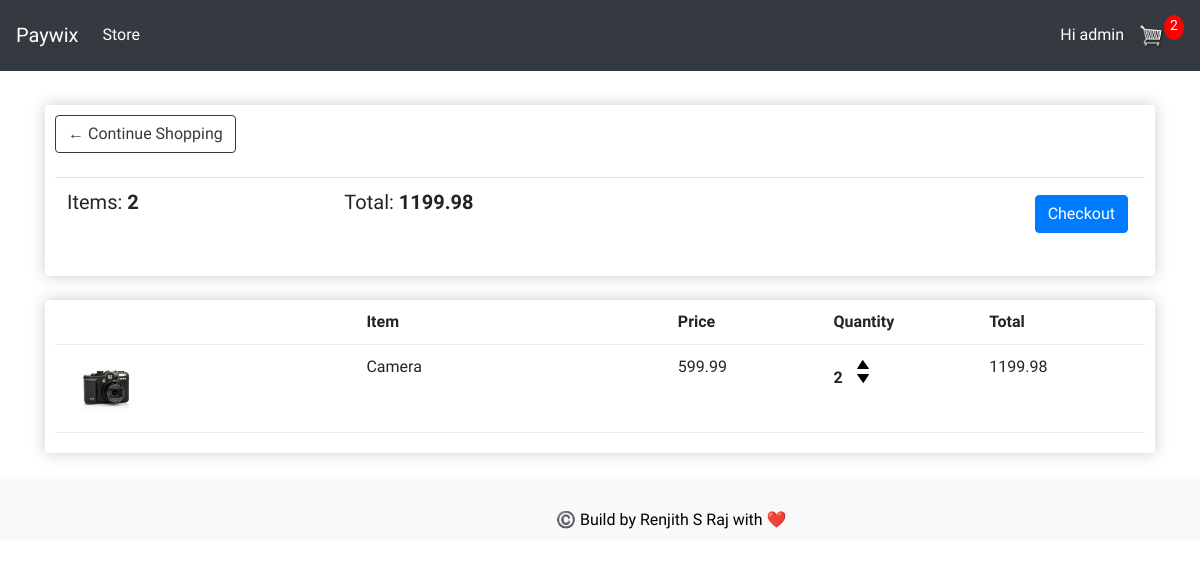
Page /cart/ (signed in) on the earlier database version.
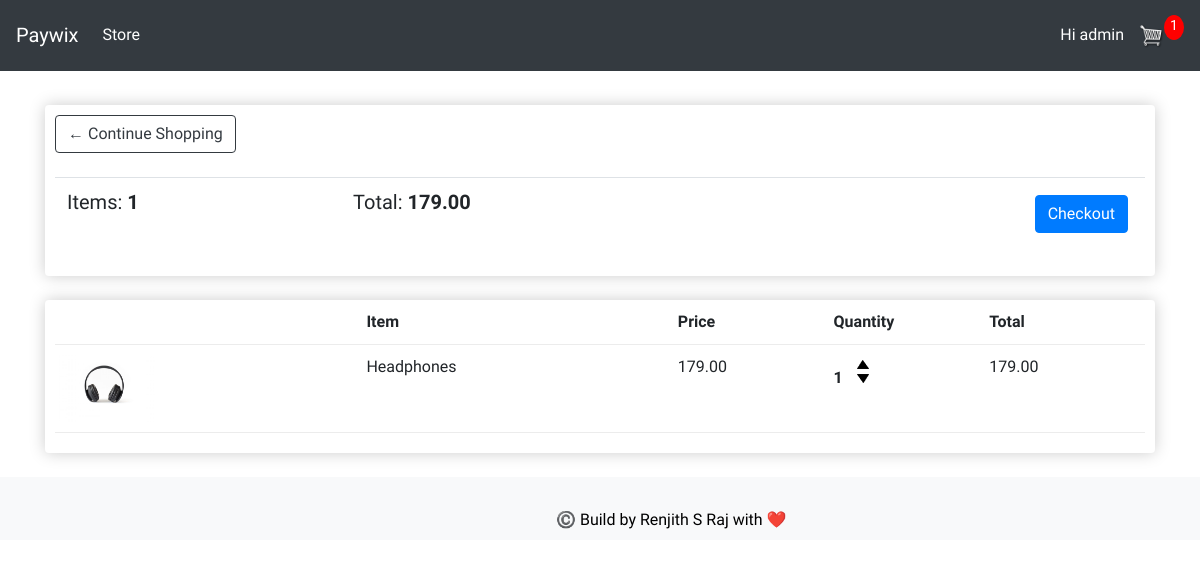
Same page on the later database version.
### store/models.py (models this page shows, shortened)
class Order(models.Model):
    customer = models.ForeignKey(Customer, on_delete=models.SET_NULL, null=True, blank=True)
    date_order = models.DateTimeField(auto_now_add=True)
    complete = models.BooleanField(default=False, null=True, blank=True)
    transaction_id = models.CharField(max_length=200, null=True)
    pg_source = models.CharField(max_length=225, null=True, blank=True)
    pg_id = models.CharField(max_length=255, null=True, blank=True)
    pg_response = models.TextField(null=True, blank=True)
    txn_stts = models.CharField(default="InProgress", max_length=70)
    transaction_msg = models.TextField(null=True, blank=True)
    @property
    def get_cart_total(self):
        orderitems = self.orderitem_set.all()
        total = sum([item.get_total for item in orderitems])
        return total
    @property
    def get_cart_items(self):
        orderitems = self.orderitem_set.all()
        total = sum([item.quantity for item in orderitems])
        return total

class OrderItem(models.Model):
    product = models.ForeignKey(Product, on_delete=models.SET_NULL, null=True)
    order = models.ForeignKey(Order, on_delete=models.SET_NULL, null=True)
    quantity = models.IntegerField(default=0, null=True, blank=True)
    date_added = models.DateTimeField(auto_now_add=True)
    @property
    def get_total(self):
        total = self.product.price * self.quantity
        return total

class Product(models.Model):
    name = models.CharField(max_length=200, null=True)
    price = models.FloatField(max_length=200, null=True)
    digital = models.BooleanField(default=False, null=True, blank=True)
    image = models.ImageField(null=True, blank=True)
    @property
    def imageURL(self):
        try:
            url = self.image.url
        except:
            url = ''
        return url

### store/views.py (the view)
# urls.py: path('cart/', views.cart, name="cart"),
def cart(request):
    data = cartData(request)
    cartItems = data['cartItems']
    order = data['order']
    items = data['items']
    context = {'items': items, 'order': order, 'cartItems': cartItems}
    return render(request, 'store/cart.html', context)

### store/utils.py (called while the page is built)
def cartData(request):
    if request.user.is_authenticated:
        customer = request.user.customer
        order, created = Order.objects.get_or_create(customer=customer, complete=False)
        items = order.orderitem_set.all()
        cartItems = order.get_cart_items
    else:
        cookieData = cookieCart(request)
        cartItems = cookieData['cartItems']
        order = cookieData['order']
        items = cookieData['items']
    return {'cartItems': cartItems, 'order': order, 'items': items}

### templates/store/cart.html (shortened to what this page needs)
{% extends 'store/main.html' %}
{% load static %}
{% block content %}
	<div class="row">
		<div class="col-lg-12">
			<div class="box-element">
				<a  class="btn btn-outline-dark" href="{% url 'store' %}">&#x2190; Continue Shopping</a>
				<br>
				<br>
				<table class="table">
					<tr>
						<th><h5>Items: <strong>{{order.get_cart_items}}</strong></h5></th>
						<th><h5>Total:<strong> {{order.get_cart_total|floatformat:2}}</strong></h5></th>
						<th>
							<a  style="float:right; margin:5px;" class="btn btn-primary" href="{% url 'checkout' %}">Checkout</a>
						</th>
					</tr>
				</table>
			</div>
			<br>
			<div class="box-element">
				<div class="cart-row">
					<div style="flex:2"><strong>Item</strong></div>
					<div style="flex:1"><strong>Price</strong></div>
					<div style="flex:1"><strong>Quantity</strong></div>
					<div style="flex:1"><strong>Total</strong></div>
				</div>
				{% for item in items %}
				<div class="cart-row">
					<div style="flex:2"><img class="row-image" src="{{item.product.imageURL}}"></div>
					<div style="flex:2"><p>{{item.product.name}}</p></div>
					<div style="flex:1"><p>{{item.product.price|floatformat:2}}</p></div>
					<div style="flex:1">
						<p class="quantity">{{item.quantity}}</p>
						<div class="quantity">
							<img data-product="{{item.product.id}}" data-action="add" class="chg-quantity update-cart" src="{% static  'images/arrow-up.png' %}">
							<img data-product="{{item.product.id}}" data-action="remove" class="chg-quantity update-cart" src="{% static  'images/arrow-down.png' %}">
						</div>
					</div>
					<div style="flex:1"><p>{{item.get_total|floatformat:2}}</p></div>
				</div>
				{% endfor %}
			</div>
		</div>
	</div>
{% endblock content %}

### templates/store/main.html (shortened to what this page needs)
<!DOCTYPE html>
{% load static %}
<html>
    <head>
            <link rel="stylesheet" type="text/css" href="{% static 'css/main.css' %}">
            <link rel="stylesheet" href="https://maxcdn.bootstrapcdn.com/bootstrap/4.0.0/css/bootstrap.min.css">
     </head>
     <body style="font-family: 'Glory', sans-serif;">
        <nav class="navbar navbar-expand-lg navbar-dark bg-dark">
          <a class="navbar-brand" href="{% url 'store' %}">Paywix</a>
          <div class="collapse navbar-collapse" id="navbarSupportedContent">
            <ul class="navbar-nav mr-auto">
              <li class="nav-item active">
                <a class="nav-link" href="{% url 'store' %}">Store <span class="sr-only">(current)</span></a>
              </li>
            </ul>
            <div class="form-inline my-2 my-lg-0">
                {% if request.user.is_authenticated %}
                    <p style="color: white; margin-top: 12%;"> Hi {{request.user.username}}</p>
                {% else %}
                    <a href="#"class="btn btn-primary">Login</a>
                {% endif %}
                <a href="{% url 'cart' %}">
                    <img  id="cart-icon" src="{% static 'images/cart.png' %}">
                </a>
                <p id="cart-total">{{ cartItems }}</p>
            </div>
          </div>
        </nav>
         <div class="container">
                <br>
                {% block content %}
                 {% endblock content %}
                <br>
         </div>
      <nav class="navbar navbar-expand-lg navbar-light bg-light"><span style="font-family: 'Glory', sans-serif; color: black; margin-top: 2%; margin-left: 540px;"> ©️ Build by Renjith S Raj with ❤️ </span></nav>
     </body>
</html>

### static/css/main.css (style rules this page uses)
body { background-color: hsl(0, 0%, 98%); }
h1,h2,h3,h4,h5,h6 { color:hsl(0, 0%, 30%); }
.box-element { box-shadow:hsl(0, 0%, 80%) 0 0 16px; background-color: #fff; border-radius: 4px; padding: 10px; }
.bg-dark { background-color: #4f868c!important; }
#cart-icon { width:25px; display: inline-block; margin-left: 15px; }
#cart-total { display: block; text-align: center; color:#fff; background-color: red; width: 20px; height: 25px; border-radius: 50%; font-size: 14px; }
.col-lg-4, .col-lg-6, .col-lg-8, .col-lg-12 { margin-top: 10px; }
.btn { border-radius: 0; }
.row-image { width: 100px; }
.cart-row { display: flex; align-items: flex-start; padding-bottom: 10px; margin-bottom: 10px; border-bottom: 1px solid #ececec; }
.quantity { display: inline-block; font-weight: 700; padding-right:10px; }
.chg-quantity { width: 12px; cursor: pointer; display: block; margin-top: 5px; transition:.1s; }

Differences in the rows shown:
removed Order: get_cart_items "2", get_cart_total "1199.98"
removed OrderItem: product.imageURL (picture), product.name "Camera", product.price "599.99", quantity "2", get_total "1199.98"
added Order: get_cart_items "1", get_cart_total "179.00"
added OrderItem: product.imageURL (picture), product.name "Headphones", product.price "179.00", quantity "1", get_total "179.00"
Other differences:
{{ cartItems }}: "2" → "1"
